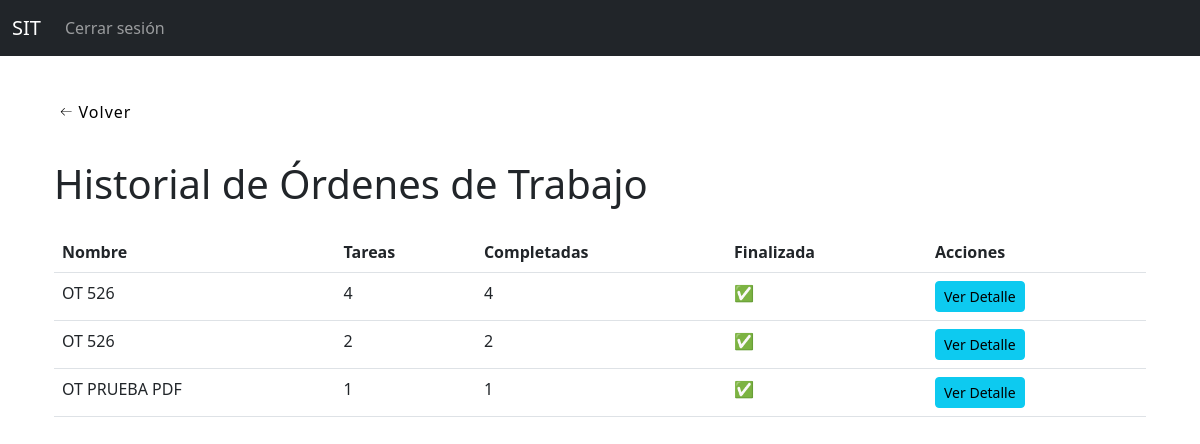
The page /tareas/historial-ordenes/ (signed in) on the database its author committed.
### tareas_app/models.py (models this page shows, shortened)
class OrdenDeTrabajo(models.Model):
    nombre = models.CharField(max_length=200)
    descripcion = models.TextField(blank=True)
    archivo_excel = models.FileField(upload_to='ordenes_excel/', blank=True, null=True)
    fecha_creacion = models.DateTimeField(auto_now_add=True)
    creada_por = models.ForeignKey(Empleado, null=True, blank=True, on_delete=models.SET_NULL)
    finalizada = models.BooleanField(default=False)

### tareas_app/views.py (the view)
# urls.py: path('historial-ordenes/', historial_ordenes_trabajo, name='historial_ordenes_trabajo'),
@login_required
def historial_ordenes_trabajo(request):
    todas_las_ots = OrdenDeTrabajo.objects.all()
    ordenes_finalizadas = []
    for ot in todas_las_ots:
        tareas = ot.tareas.all()
        total = tareas.count()
        completadas = tareas.filter(estado='finalizada').count()
        if total > 0 and total == completadas:
            ordenes_finalizadas.append({
                'orden': ot,
                'total': total,
                'completadas': completadas,
            })
    return render(request, 'tareas/historial_ordenes.html', {'ordenes': ordenes_finalizadas})

### templates/tareas/historial_ordenes.html (shortened to what this page needs)
{% extends "base.html" %}
{% block content %}
<button class="back-button" onclick="history.back()">
  <span>Volver</span>
</button>
<div class="container mt-4">
    <h1 class="mb-4">Historial de Órdenes de Trabajo</h1>
    <table class="table">
        <thead>
            <tr>
                <th>Nombre</th>
                <th>Tareas</th>
                <th>Completadas</th>
                <th>Finalizada</th>
                <th>Acciones</th>
            </tr>
        </thead>
        <tbody>
            {% for item in ordenes %}
                <tr>
                    <td>{{ item.orden.nombre }}</td>
                    <td>{{ item.total }}</td>
                    <td>{{ item.completadas }}</td>
                    <td>
                        {% if item.completadas == item.total and item.total > 0 %}
                            ✅
                        {% else %}
                            ❌
                        {% endif %}
                    </td>
                    <td>
    <a href="{% url 'detalle_orden_trabajo' item.orden.id %}" class="btn btn-info btn-sm">Ver Detalle</a>
</td>
                </tr>
            {% empty %}
                <tr>
                    <td colspan="4">No hay órdenes finalizadas.</td>
                </tr>
            {% endfor %}
        </tbody>
    </table>
</div>
{% endblock %}

### templates/base.html (style rules this page uses)
.back-button { display: flex; height: 3em; width: 100px; align-items: center; justify-content: center; background-color: #eeeeee4b; border-radius: 3px; letter-spacing: 1px; transition: all 0.2s linear; cursor: pointer; border: none; background: #fff; }
button > svg { margin-right: 5px; margin-left: 5px; font-size: 20px; transition: all 0.4s ease-in; }

### rows shown on the page
OrdenDeTrabajo: orden.nombre "OT 526", total "4", completadas "4"
OrdenDeTrabajo: orden.nombre "OT 526", total "2", completadas "2"
OrdenDeTrabajo: orden.nombre "OT PRUEBA PDF", total "1", completadas "1"
